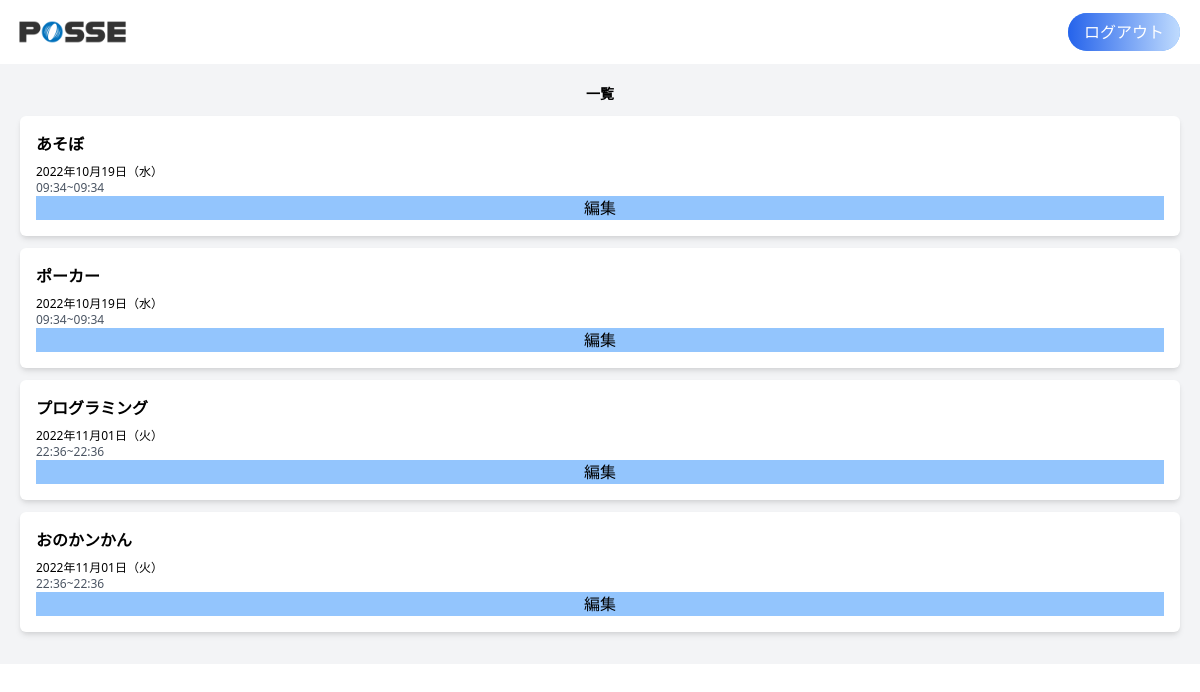
Screenshot of /admin/event.php (signed in) with the database file from the repository.
### tables this page shows
CREATE TABLE `events` (
  `id` int NOT NULL,
  `name` varchar(10) NOT NULL,
  `detail` text,
  `start_at` datetime DEFAULT NULL,
  `end_at` datetime DEFAULT NULL,
  `created_at` datetime DEFAULT CURRENT_TIMESTAMP,
  `updated_at` datetime DEFAULT CURRENT_TIMESTAMP ON UPDATE CURRENT_TIMESTAMP,
  `deleted_at` datetime DEFAULT NULL
);

### src/admin/event.php (the view, shortened to what this page needs)
<?php
require('../dbconnect.php');
$today = date("Y-m-d");
$stmt = $db->prepare("SELECT * FROM events WHERE events.start_at >= '" . $today . "' ORDER BY events.start_at ASC");
$stmt->execute();
$events = $stmt->fetchAll();
function get_day_of_week($w)
{
    $day_of_week_list = ['日', '月', '火', '水', '木', '金', '土'];
    return $day_of_week_list["$w"];
}
?>
<!DOCTYPE html>
<html lang="ja">
<head>
    <link href="https://unpkg.com/tailwindcss@^2/dist/tailwind.min.css" rel="stylesheet">
</head>
<body>
    <header class="h-16">
        <div class="flex justify-between items-center w-full h-full mx-auto pl-2 pr-5">
            <div class="h-full">
                <img src="img/header-logo.png" alt="" class="h-full">
            </div>
            <div>
                <a class="text-white bg-blue-400 px-4 py-2 rounded-3xl bg-gradient-to-r from-blue-600 to-blue-200" href="../auth/login/logout.php">ログアウト</a>
            </div>
        </div>
    </header>
    <main class="bg-gray-100">
        <div class="w-full mx-auto p-5">
            <div id="events-list">
                <div class="flex justify-between items-center mb-3 flex-col">
                    <h2 class="text-sm font-bold">一覧</h2>
                </div>
                <?php foreach ($events as $event) :
                    $start_date = strtotime($event['start_at']);
                    $end_date = strtotime($event['end_at']);
                    $day_of_week = get_day_of_week(date("w", $start_date));
                ?>
                    <form action="edit_event.php" action="GET">
                        <div class="modal-open bg-white mb-3 p-4 flex justify-between rounded-md shadow-md cursor-pointer flex-col" id="event-<?php echo $event['id']; ?>">
                            <h3 class="font-bold text-md mb-2"><?php echo $event['name'] ?></h3>
                            <p class="text-xs"><?php echo date("Y年m月d日（${day_of_week}）", $start_date); ?></p>
                            <p class="text-xs text-gray-600">
                                <?php echo date("H:i", $start_date) . "~" . date("H:i", $end_date); ?>
                            </p>
                            <input type="submit" value="編集" class="bg-blue-300">
                        </div>
                    </form>
                <?php endforeach; ?>
            </div>
        </div>
    </main>
</body>
</html>

### rows the page displays
events: name "あそぼ", start_at "2022年10月19日（水）", start_at "09:34", end_at "09:34"
events: name "ポーカー", start_at "2022年10月19日（水）", start_at "09:34", end_at "09:34"
events: name "プログラミング", start_at "2022年11月01日（火）", start_at "22:36", end_at "22:36"
events: name "おのかンかん", start_at "2022年11月01日（火）", start_at "22:36", end_at "22:36"
